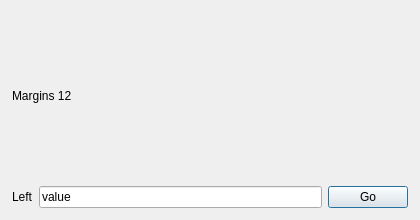
<?xml version="1.0" encoding="UTF-8"?>
<ui version="4.0"><class>Dialog</class><widget class="QDialog" name="Dialog"><property name="geometry"><rect><x>0</x><y>0</y><width>420</width><height>220</height></rect></property><property name="windowTitle"><string>Margins 12</string></property><layout class="QVBoxLayout" name="verticalLayout"><property name="leftMargin"><number>12</number></property><property name="topMargin"><number>12</number></property><property name="rightMargin"><number>12</number></property><property name="bottomMargin"><number>12</number></property><property name="spacing"><number>6</number></property><item><widget class="QLabel" name="title"><property name="text"><string>Margins 12</string></property></widget></item><item><layout class="QHBoxLayout" name="row"><property name="leftMargin"><number>0</number></property><property name="topMargin"><number>0</number></property><property name="rightMargin"><number>0</number></property><property name="bottomMargin"><number>0</number></property><property name="spacing"><number>6</number></property><item><widget class="QLabel" name="left"><property name="text"><string>Left</string></property></widget></item><item><widget class="QLineEdit" name="edit"><property name="text"><string>value</string></property></widget></item><item><widget class="QPushButton" name="go"><property name="text"><string>Go</string></property></widget></item></layout></item></layout></widget></ui>
